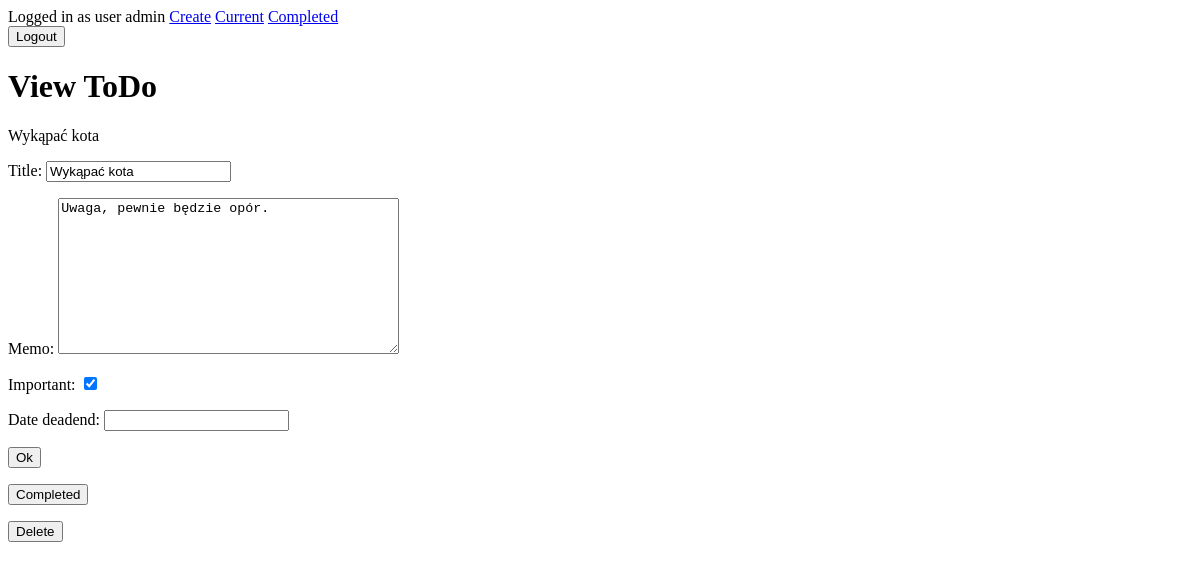
Page /todo/2 (signed in) on the earlier database version.
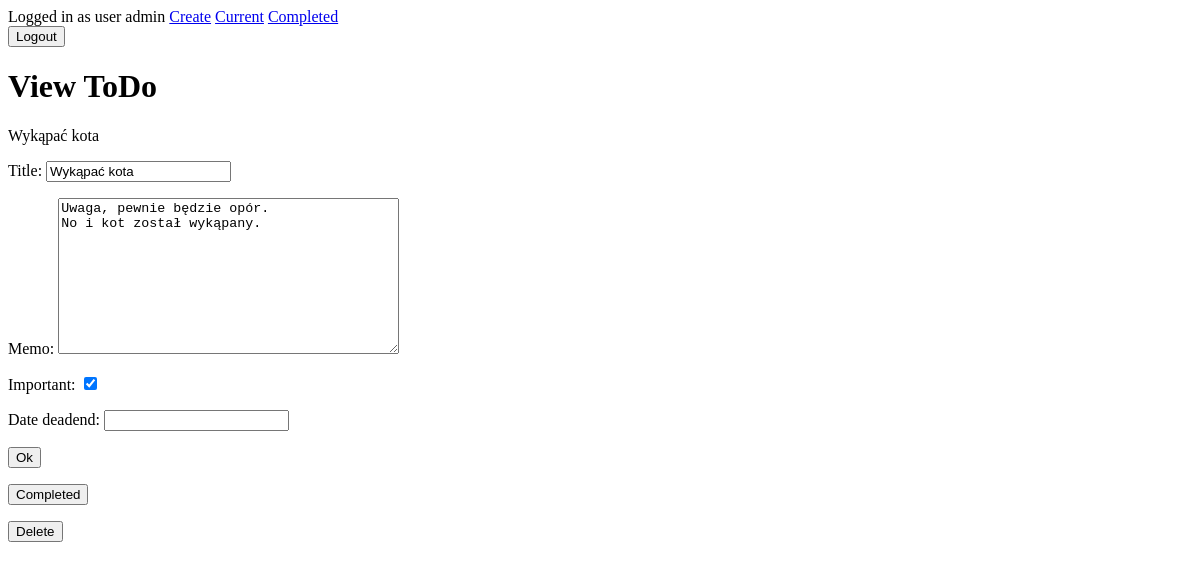
Same page on the later database version.
### todo/models.py (models this page shows, shortened)
class Todo(models.Model):
	title = models.CharField(max_length=100)
	memo = models.TextField(blank=True)
	created = models.DateTimeField(auto_now_add=True)
	datecompleted = models.DateTimeField(null=True, blank=True)
	date_deadend = models.DateTimeField(null=True, blank=True)
	important = models.BooleanField(default=False)
	user = models.ForeignKey(User, on_delete=models.CASCADE)

### todo/views.py (the view, shortened to what this page needs)
# urls.py: path('todo/<int:todo_pk>', views.viewtodo, name='viewtodo'),
@login_required
def viewtodo(request, todo_pk):
	todo = get_object_or_404(Todo, pk=todo_pk, user=request.user)
	if request.method == "GET":
		form = TodoForm(instance=todo)
		return render(request, 'todo/viewtodo.html', {'todo': todo, 'form':form})

### todo/forms.py
class TodoForm(ModelForm):
	class Meta:
		model = Todo
		fields = ['title', 'memo', 'important', 'date_deadend']

### todo/templates/todo/viewtodo.html (shortened to what this page needs)
{% extends 'todo/base.html' %}
{% block content %}
	<h1>View ToDo</h1>
	{{ todo.title }}
	<form method="POST">
		{{ form.as_p }}
		<button type="submit">Ok</button>
	</form>
	<form method="POST" action="{% url 'completetodo' todo.id %}">
		<button type="submit">Completed</button>
	</form>
	<form method="POST" action="{% url 'deletetodo' todo.id %}">
		<button type="error">Delete</button>
	</form>
{% endblock %}

Differences in the rows shown:
changed Todo "Wykąpać kota": memo "Uwaga, pewnie będzie opór." → "Uwaga, pewnie będzie opór. No i kot został wykąpany."
